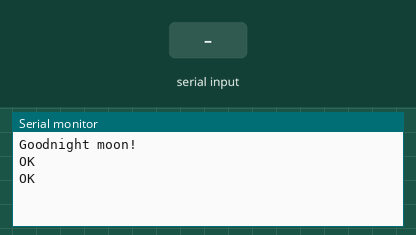
Simulated run of this sketch. Board: Arduino Uno, built with avr-gcc and run on an emulated ATmega328P. Parts: the last lines printed to the serial monitor. Inputs (shaded band) come from the test bench. The modem accepts every AT command (registered, SIM ready, sends succeed) and sends nothing else.

Above: at 4.2 s.
4.3 s: "snd99" received over Serial
At 6.3 s:
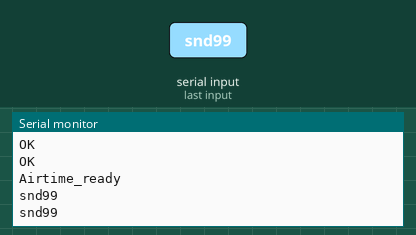
6.8 s: "snd9" received over Serial
At 8.2 s:
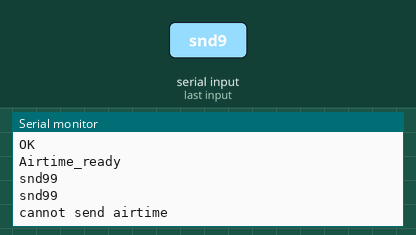
9.3 s: "send" received over Serial
At 11.1 s:
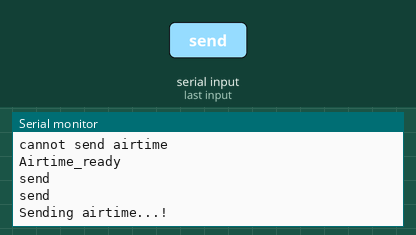

Measured:
- after the input at 4.3 s, the serial monitor: prints a new line after 1.0 s (image 1)
- after the input at 6.8 s, the serial monitor: prints a new line after 1.0 s (image 2)
- after the input at 9.3 s, the serial monitor: prints a new line after 1.0 s (image 3)

The sketch:

softserial.ino
```cpp
#include <SoftwareSerial.h>
#include <Arduino.h>

#include "StringSplitter.h"

SoftwareSerial mySerial(8, 7); // RX, TX

/******************/
//declarations
/**********************/
int ussd = 3700;
String gsmData;
String gsmHData_ = "";
String gsmConnData = "";
String server_message = "";
String phonenumber[6];
void read_data();
void conn_server(String message, String value);
void setupGsm();
void sendtext();
void makecall();

/******************/
//program begins here
/**********************/
void setup()
{
    // Open serial communications and wait for port to open:
    Serial.begin(115200);
    while (!Serial)
    {
        ; // wait for serial port to connect. Needed for native USB port only
    }

    Serial.println("Goodnight moon!");

    // set the data rate for the SoftwareSerial port
    mySerial.begin(4800);
    mySerial.println("AT");
    while (mySerial.available())
    {
        gsmData += (mySerial.read());
    }

    //this is where i setuo the gsm gprs
    setupGsm();
    // send_data("0542235971");
}

void loop()
{ // run over and over

    if (Serial.available())
    {
          gsmConnData = "";
        gsmConnData = Serial.readString();

        phonenumber[0] = "";
        phonenumber[1] = "";
        phonenumber[2] = "";
        phonenumber[3] = "";
        phonenumber[4] = "";
        phonenumber[5] = "";

       if ((gsmConnData.equals("snd99")) || (gsmConnData.indexOf("snd9"))){  //this if statement is not working but im running out of time atm so i will come fix it later
           Serial.println("Airtime_ready");
           Serial.println(gsmConnData);
           {


                  // gsmConnData = Serial.readString();
                   StringSplitter *splitter = new StringSplitter(gsmConnData, ',', 5); // new StringSplitter(string_to_split, delimiter, limit)


                       for (int i = 0; i < 5; i++)
                   {
                       String item = splitter->getItemAtIndex(i);
                       //  Serial.println("Item @ index " + String(i) + ": " + String(item));
                       phonenumber[i] = splitter->getItemAtIndex(i);
                       ;
                   }
                   Serial.println(phonenumber[0]);
                   Serial.println(phonenumber[1]);
                   Serial.println(phonenumber[2]);
                   Serial.println(phonenumber[3]);
                   Serial.print(phonenumber[4]);
                   phonenumber[0].trim();
                   phonenumber[1].trim();
                   phonenumber[2].trim();
                   phonenumber[3].trim();
                   phonenumber[4].trim();
                   phonenumber[5] = "1111111111";
                     if (phonenumber[0].equals("send")){
                   Serial.println("Sending airtime...!");
                   for (int i = 2; i < 5; i++)
                   {
                       //send airtime to five numbers
                       send_data(phonenumber[i], phonenumber[1]);
                       delay(2000);

                       /*************************************************************************************************************/
                       //this is put in to break the ussd sequence in test mode, it should be commented out in production//
                       /*************************************************************************************************************/
                       mySerial.println("AT");
                       delay(1000);
                       while (mySerial.available())
                       {
                           Serial.write(mySerial.read());
                       }
                       dump_data(phonenumber[5], phonenumber[0]);
                   }
               }
           }
       }
       else
       {
           Serial.println("cannot send airtime");
       }

    }
}

void read_data()
{
    delay(1000);
    while (mySerial.available())
    {
        Serial.write(mySerial.read());
    }
}

void read_string()
{
    char *result = "";
    //gsmHData_ += "...";
    delay(1000);
    while (mySerial.available())
    {
        result += mySerial.read();
    }
    Serial.println(result);
}

/****************/
//ussd
/*************************/
void send_data(String phone, String number)
{

    mySerial.println("AT");
    delay(1000);
    while (mySerial.available())
    {
        Serial.write(mySerial.read());
    }
    mySerial.println("AT+CUSD=1,\"*138#\"");
    delay(ussd);
    read_data();

    mySerial.println("AT+CUSD=1,\"1\"");
    delay(ussd);
    while (mySerial.available())
        read_data();
    mySerial.println("AT+CUSD=1,\"2\"");
    delay(ussd);
    read_data();

    mySerial.print("AT+CUSD=1,\"");
    mySerial.print(phone);
    mySerial.println("\"\r");
    delay(ussd);
    read_data();
    mySerial.print("AT+CUSD=1,\"");
    mySerial.print(phone);
    mySerial.println("\"\r");
    delay(ussd);
    read_data();
    mySerial.println("AT+CUSD=1,\"1\"");
    delay(ussd);
    read_data();

    mySerial.print("AT+CUSD=1,\"");
    mySerial.print(number);
    mySerial.println("\"\r");
    delay(ussd);

    mySerial.println("AT+CUSD=1,\"1\"");
    delay(ussd);
    while (mySerial.available())
    {
        Serial.write(mySerial.read());
    }
    /*
    mySerial.println("AT+CUSD=1,\"1\"");
    delay(ussd);
    while (mySerial.available())
    {
        Serial.write(mySerial.read());
    }
    mySerial.println("AT+CUSD=1,\"1\"");
    delay(ussd);
    while (mySerial.available())
    {
        Serial.write(mySerial.read());
    }
*/
    //Serial.println(gsmHData);
}

void dump_data(String phone, String number)
{

    mySerial.println("AT");
    delay(2000);
    while (mySerial.available())
    {
        Serial.write(mySerial.read());
    }
    mySerial.println("AT+CUSD=1,\"*124#\"");
    delay(ussd);
    read_data();
    mySerial.println("AT+CUSD=1,\"*124#\"");
    delay(ussd);
    read_data();

    mySerial.println("AT+CUSD=1,\"1\"");
    delay(ussd);
    while (mySerial.available())
        read_data();
    /*  mySerial.println("AT+CUSD=1,\"2\"");
    delay(ussd);
    read_data();
    */
}
void conn_server(String message, String value)
{
    //yeah  i didn't use it cus of the nodemcu
}

void setupGsm()
{

    mySerial.println("AT+CFUN=1");
    delay(1000);
    while (mySerial.available())
    {
        Serial.write(mySerial.read());
    }

    mySerial.println("AT+CMEE=2");
    delay(2000);
    while (mySerial.available())
    {
        Serial.write(mySerial.read());
    }
    /*
    mySerial.println("AT+CGATT=1");
    delay(8000);
    while (mySerial.available())
    {
        Serial.write(mySerial.read());
    }
*/
    //delay(wait);
    //this code works perfectly i commented it out cuz i had the nodemcu to push response to server
    /*
    mySerial.println("AT+SAPBR=3,1,\"CONTYPE\",\"GPRS\"");
    delay(wait);
    while (mySerial.available())
    {
        Serial.write(mySerial.read());
    }

    mySerial.println("AT+SAPBR=3,1,\"APN\",\"internet\"");
    delay(wait);
    while (mySerial.available())
    {
        Serial.write(mySerial.read());
    }

    mySerial.println("AT+SAPBR=1,1");
    delay(10000);
    while (mySerial.available())
    {
        Serial.write(mySerial.read());
    }
    mySerial.println("AT+SAPBR=2,1");
    delay(5000);
    while (mySerial.available())
    {
        Serial.write(mySerial.read());
    }
    */
}

/*********************/
//make call
/***********************/
void makecall()
{
    Serial.println("Initializing...");
    delay(100);

    mySerial.println("AT"); //Once the handshake test is successful, i t will back to OK
    while (mySerial.available())
    {
        Serial.write(mySerial.read());
    }
    mySerial.println("ATD+ +233209455482;");
    // mySerial.println("ATD+ +233273933997"); //
    while (mySerial.available())
    {
        Serial.write(mySerial.read());
    }
    delay(50000);            // wait for 20 seconds...
    mySerial.println("ATH"); //hang up
    while (mySerial.available())
    {
        Serial.write(mySerial.read());
    }
}
/****************************************************************/
/*********************/
//send text message
/***********************/
void sendtext()
{
    mySerial.println("AT+CMGF=1"); // Configuring TEXT mode
    delay(200);
    while (mySerial.available())
    {
        Serial.write(mySerial.read());
    }
    mySerial.println("AT+CMGS=\"+233209455482\"");
    delay(200);
    while (mySerial.available())
    {
        Serial.write(mySerial.read());
    }
    mySerial.print("Last Minute Engineer |--> kojo yeboah"); //text content
    delay(200);
    while (mySerial.available())
    {
        Serial.write(mySerial.read());
    }
    mySerial.write(26);
}

/************************************/
```
